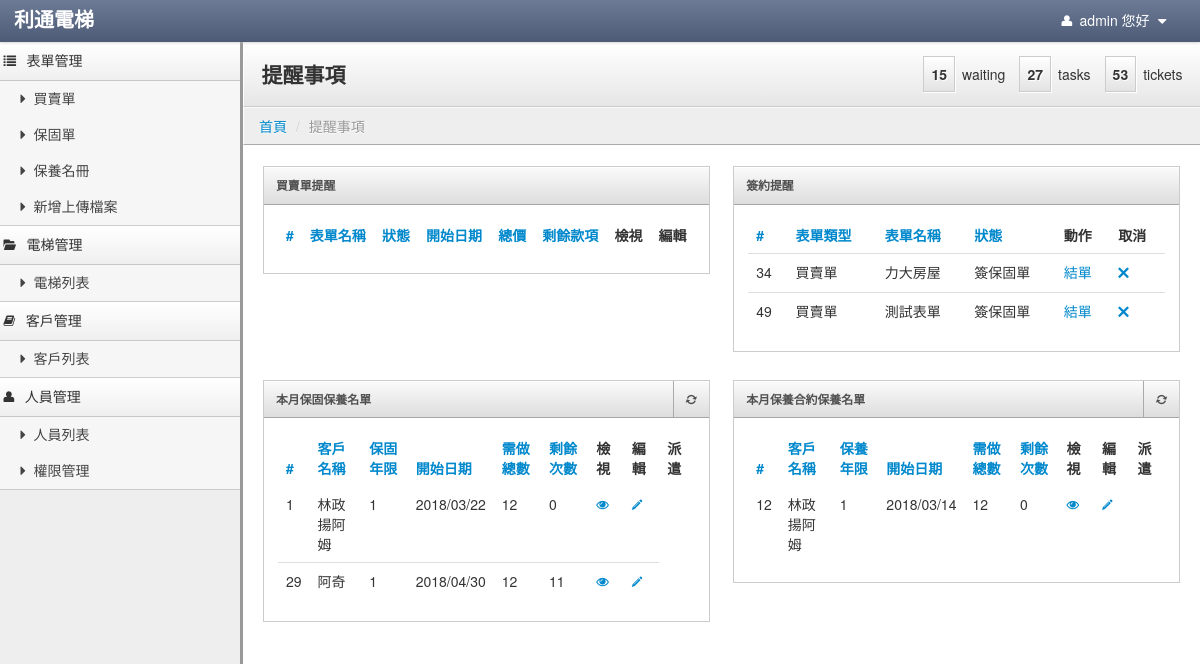
/mainpage/index (signed in), run on the app's committed database.
### tables this page shows
CREATE TABLE `usermenu` (
  `menuid` int(5) NOT NULL AUTO_INCREMENT COMMENT '菜單ID',
  `parentid` int(5) NOT NULL DEFAULT '0' COMMENT '上層菜單',
  `title` varchar(30) NOT NULL COMMENT '標題',
  `controller` varchar(40) NOT NULL COMMENT '控制器',
  `actioner` varchar(40) NOT NULL COMMENT '動作',
  `icon` varchar(100) DEFAULT NULL,
  `ismenu` tinyint(1) NOT NULL DEFAULT '0' COMMENT '是否顯示',
  `sort` tinyint(4) NOT NULL DEFAULT '0' COMMENT '排序',
  `isdisabled` tinyint(1) NOT NULL DEFAULT '0' COMMENT '是否刪除',
  PRIMARY KEY (`menuid`)
);

CREATE TABLE `transaction_form` (
  `id` int(20) NOT NULL AUTO_INCREMENT,
  `name` varchar(255) DEFAULT NULL,
  `total_price` int(20) DEFAULT NULL,
  `start_date` date DEFAULT NULL,
  `is_return` int(1) DEFAULT NULL,
  `is_signing` int(1) DEFAULT NULL,
  `receipt_status` int(1) DEFAULT NULL,
  `item_name1` varchar(255) DEFAULT '',
  `item_name2` varchar(255) DEFAULT '',
  `item_name3` varchar(255) DEFAULT '',
  `item_name4` varchar(255) DEFAULT '',
  `item_name5` varchar(255) DEFAULT NULL,
  `item_name6` varchar(255) DEFAULT '',
  `item1` int(1) DEFAULT NULL,
  `item2` int(1) DEFAULT NULL,
  `item3` int(1) DEFAULT NULL,
  `item4` int(1) DEFAULT NULL,
  `item5` int(1) DEFAULT NULL,
  `item6` int(1) DEFAULT NULL,
  `item_status1` int(1) DEFAULT NULL,
  `item_status2` int(1) DEFAULT NULL,
  `item_status3` int(1) DEFAULT NULL,
  `item_status4` int(1) DEFAULT NULL,
  `item_status5` int(1) DEFAULT NULL,
  `item_status6` int(1) DEFAULT NULL,
  `customer_id` int(255) DEFAULT NULL,
  `elevator_num` int(20) DEFAULT NULL,
  `remark` varchar(255) DEFAULT NULL,
  `is_duty` int(1) DEFAULT '0',
  `is_receipt` int(1) DEFAULT '0',
  PRIMARY KEY (`id`)
);

CREATE TABLE `warranty` (
  `id` int(255) NOT NULL AUTO_INCREMENT,
  `customer` varchar(255) DEFAULT NULL,
  `mechanical_warranty` int(255) DEFAULT NULL,
  `free_maintenance` int(255) DEFAULT NULL,
  `effective_date` varchar(255) DEFAULT NULL,
  `warranty_times` int(10) DEFAULT '0',
  `contacter_1` varchar(255) DEFAULT NULL,
  `contacter_2` varchar(255) DEFAULT NULL,
  `contacter_3` varchar(255) DEFAULT NULL,
  `address` varchar(255) DEFAULT NULL,
  `tel_1` varchar(255) DEFAULT NULL,
  `tel_2` varchar(255) DEFAULT NULL,
  `tel_3` varchar(255) DEFAULT NULL,
  `fax_1` varchar(255) DEFAULT NULL,
  `fax_2` varchar(255) DEFAULT NULL,
  `fax_3` varchar(255) DEFAULT NULL,
  `num` varchar(255) DEFAULT NULL,
  `transaction_id` int(255) DEFAULT NULL,
  `is_signing` int(1) DEFAULT '0',
  `is_remind` int(1) DEFAULT '0',
  `touch_time` varchar(255) DEFAULT NULL,
  PRIMARY KEY (`id`)
);

CREATE TABLE `service` (
  `id` int(11) NOT NULL AUTO_INCREMENT,
  `signing_day` varchar(255) DEFAULT NULL,
  `service_month` varchar(255) DEFAULT NULL,
  `mechanical_warranty` int(255) DEFAULT NULL,
  `license` int(255) DEFAULT NULL,
  `license_day` varchar(255) DEFAULT NULL,
  `Total_price` int(255) DEFAULT NULL,
  `payment_date1` varchar(255) DEFAULT NULL,
  `payment_date2` varchar(255) DEFAULT NULL,
  `payment_date3` varchar(255) DEFAULT NULL,
  `payment_date4` varchar(255) DEFAULT NULL,
  `payment_date5` varchar(255) DEFAULT NULL,
  `payment_date6` varchar(255) DEFAULT NULL,
  `payment_amount1` varchar(255) DEFAULT NULL,
  `payment_amount2` varchar(255) DEFAULT NULL,
  `payment_amount3` varchar(255) DEFAULT NULL,
  `payment_amount4` varchar(255) DEFAULT NULL,
  `payment_amount5` varchar(255) DEFAULT NULL,
  `payment_amount6` varchar(255) DEFAULT NULL,
  `item_status1` varchar(255) DEFAULT NULL,
  `item_status2` varchar(255) DEFAULT NULL,
  `item_status3` varchar(255) DEFAULT NULL,
  `item_status4` varchar(255) DEFAULT NULL,
  `item_status5` varchar(255) DEFAULT NULL,
  `item_status6` varchar(255) DEFAULT NULL,
  `remark` varchar(255) DEFAULT NULL,
  `warranty_id` int(255) DEFAULT NULL,
  `is_signing` int(1) DEFAULT '0',
  `is_remind` int(1) DEFAULT '0',
  `service_times` int(10) DEFAULT '0',
  `do_times` int(10) DEFAULT '1',
  `touch_time` varchar(255) DEFAULT NULL,
  PRIMARY KEY (`id`)
);

### application/views/dashboard_admin_group.php (the view, shortened to what the rows shown need)
<div class="row-fluid">
    <div class="block span6">
        <div id="tablewidget" class="block-body collapse in">
            <table class="table sortable">
                <thead>
                <tr>
                    <th><a href="#">#</a></th>
                    <th><a href="#">表單名稱</a></th>
                    <th><a href="#">狀態</a></th>
                    <th><a href="#">開始日期</a></th>
                    <th><a href="#">總價</a></th>
                    <th><a href="#">剩餘款項</a></th>
                    <th class="sorttable_nosort">檢視</th>
                    <th class="sorttable_nosort">編輯</th>
                </tr>
                </thead>
            </table>
        </div>
    </div>
    <div class="block span6">
        <div id="tablewidget" class="block-body collapse in">
            <table class="table sortable">
                <thead>
                <tr>
                    <th><a href="#">#</a></th>
                    <th><a href="#">表單類型</a></th>
                    <th><a href="#">表單名稱</a></th>
                    <th><a href="#">狀態</a></th>
                    <th class="sorttable_nosort">動作</th>
                    <th class="sorttable_nosort">取消</th>
                </tr>
                </thead>
                <tbody>
                <?php
                if (count($this->data) != 0) {
                    for ($j = 0; $j < count($this->data['remind_signing']); $j++) {
                        ?>
                        <tr>
                            <td><?= $this->data['remind_signing'][$j]->id; ?></td>
                            <td><?= $this->data['remind_signing'][$j]->type; ?></td>
                            <td><?= $this->data['remind_signing'][$j]->name; ?></td>
                            <td><?= $this->data['remind_signing'][$j]->status; ?></td>
                            <td>
                                <a href="<?= $this->data['remind_signing'][$j]->action; ?>"><?= $this->data['remind_signing'][$j]->action_name; ?></a>
                            </td>
                            <td>
                                <a href="<?= $this->data['remind_signing'][$j]->cancel; ?>"><i
                                            class="icon-remove"></i></a>
                            </td>
                        </tr>
                        <?php
                    }
                }
                ?>
                </tbody>
            </table>
        </div>
    </div>
</div>
<div class="row-fluid">
    <div class="block span6">
        <div id="widget2container" class="block-body collapse in">
            <table class="table list">
                <thead>
                <tr>
                    <th><a href="#">#</a></th>
                    <th><a href="#">客戶名稱</a></th>
                    <th><a href="#">保固年限</a></th>
                    <th><a href="#">開始日期</a></th>
                    <th><a href="#">需做總數</a></th>
                    <th><a href="#">剩餘次數</a></th>
                    <th class="sorttable_nosort">檢視</th>
                    <th class="sorttable_nosort">編輯</th>
                    <th class="sorttable_nosort">派遣</th>
                </tr>
                </thead>
                <tbody>
                <?php
                if (count($this->data) != 0 && count($this->data['warranty']) != 0) {
                    for ($j = 0; $j < count($this->data['warranty']); $j++) {
                        ?>
                        <tr>
                            <td><?= $this->data['warranty'][$j]->id; ?></td>
                            <td><?= $this->data['warranty'][$j]->customer; ?></td>
                            <td><?= $this->data['warranty'][$j]->free_maintenance; ?></td>
                            <td><?= $this->data['warranty'][$j]->effective_date; ?></td>
                            <td><?= $this->data['warranty'][$j]->need_times; ?></td>
                            <td><?= $this->data['warranty'][$j]->warranty_times; ?></td>
                            <td>
                                <a href="<?= base_url("/Warranty/view_warranty_view") ?>/warranty_id/<?= $this->data['warranty'][$j]->id; ?>"><i
                                            class="icon-eye-open"></i></a>
                            </td>
                            <td>
                                <a href="<?= base_url("/Warranty/edit_warranty") ?>/warranty_id/<?= $this->data['warranty'][$j]->id; ?>"><i
                                            class="icon-pencil"></i></a>
                            </td>
                        </tr>
                        <?php
                    }
                }
                ?>
                </tbody>
            </table>
        </div>
    </div>
    <div class="block span6">
        <div id="widget2container" class="block-body collapse in">
            <table class="table list">
                <thead>
                <tr>
                    <th><a href="#">#</a></th>
                    <th><a href="#">客戶名稱</a></th>
                    <th><a href="#">保養年限</a></th>
                    <th><a href="#">開始日期</a></th>
                    <th><a href="#">需做總數</a></th>
                    <th><a href="#">剩餘次數</a></th>
                    <th class="sorttable_nosort">檢視</th>
                    <th class="sorttable_nosort">編輯</th>
                    <th class="sorttable_nosort">派遣</th>
                </tr>
                </thead>
                <tbody>
                <?php
                if (count($this->data) != 0 && count($this->data['service']) != 0) {
                    for ($j = 0; $j < count($this->data['service']); $j++) {
                        ?>
                        <tr>
                            <td><?= $this->data['service'][$j]->id; ?></td>
                            <td><?= $this->data['service'][$j]->customer; ?></td>
                            <td><?= $this->data['service'][$j]->mechanical_warranty; ?></td>
                            <td><?= $this->data['service'][$j]->signing_day; ?></td>
                            <td><?= $this->data['service'][$j]->need_times; ?></td>
                            <td><?= $this->data['service'][$j]->service_times; ?></td>
                            <td>
                                <a href="<?= base_url("/service/view_service_view") ?>/service_id/<?= $this->data['service'][$j]->id; ?>"><i
                                            class="icon-eye-open"></i></a>
                            </td>
                            <td>
                                <a href="<?= base_url("/service/edit_service") ?>/service_id/<?= $this->data['service'][$j]->id; ?>"><i
                                            class="icon-pencil"></i></a>
                            </td>
                        </tr>
                        <?php
                    }
                }
                ?>
                </tbody>
            </table>
        </div>
    </div>
</div>

### application/views/sidebar-nav.php
<div class="sidebar-nav">
       <?php
           foreach($this->aUsermenulist as $v){
               echo '<a href="#'.$v['controller'].'-menu" class="nav-header" data-toggle="collapse"><i class="'.$v['icon'].'"></i>'.$v['title'].'</i></a>';
               if(!empty($v['subtype'])){
                   echo '<ul id="'.$v['controller'].'-menu" class="nav nav-list collapse in">';
                   foreach($v['subtype'] as $vSub){
                       echo '<li ><a href="'.base_url("/{$vSub['controller']}/{$vSub['actioner']}").'"><i class="'.$vSub['icon'].'"></i>'.$vSub['title'].'</a></li>';
                   }
                   echo '</ul>';
               }
           }
       ?>
   </div>

### data on the page
usermenu: title "表單管理"
usermenu: title "買賣單"
usermenu: title "保固單"
usermenu: title "保養名冊"
usermenu: title "新增上傳檔案"
usermenu: title "電梯管理"
usermenu: title "電梯列表"
usermenu: title "客戶管理"
usermenu: title "客戶列表"
usermenu: title "人員管理"
usermenu: title "人員列表"
usermenu: title "權限管理"
transaction_form: id "34", type "買賣單", name "力大房屋", status "簽保固單", action_name "結單"
transaction_form: id "49", type "買賣單", name "測試表單", status "簽保固單", action_name "結單"
warranty: id "1", customer "林政揚阿姆", free_maintenance "1", effective_date "2018/03/22", free_maintenance "12", warranty_times "0"
warranty: id "29", customer "阿奇", free_maintenance "1", effective_date "2018/04/30", free_maintenance "12", warranty_times "11"
service: id "12", customer "林政揚阿姆", mechanical_warranty "1", signing_day "2018/03/14", service_times "0"

### other printed values
$_SESSION["account"] "admin"
